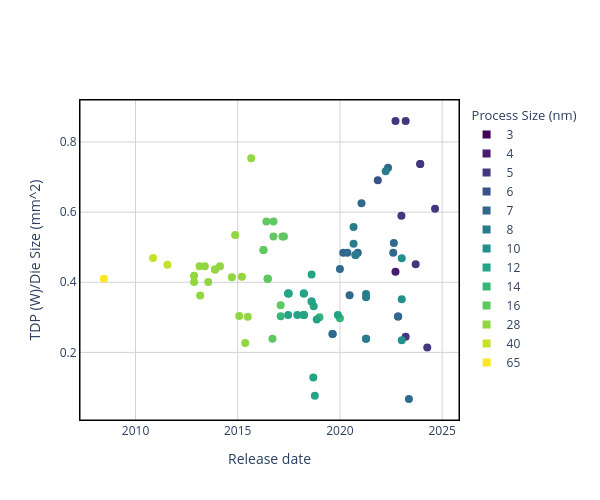

This figure's notebook cell:
### Code cell
x = 'Release date'
y = 'TDP (W)/Die Size (mm^2)'
c = 'Process Size (nm)'
plot_scatter(chip_data, x, y, c)

### Figure 1 — Plotly figure (JSON) as saved in the notebook; plotly's stock layout.template omitted (floating-point values rounded to 4 significant figures)
{"data": [{"customdata": ["Maia 100 (M100)", "Meta MTIA v2 (MTIA 200)", "AMD Instinct MI300X", "AMD Radeon Instinct MI308X", "NVIDIA L20 PCle", "Meta MTIA v1 (MTIA 100)", "NVIDIA H800 SXM5", "NVIDIA L4", "Intel Data Center GPU Max 1100", "Intel Data Center GPU Max 1350", "Intel Data Center GPU Max 1550", "AMD Radeon Instinct MI300", "NVIDIA A800 PCIe 40 GB", "NVIDIA A800 PCIe 80 GB", "NVIDIA H100 PCIe", "NVIDIA H100 SXM5 80GB", "Biren BR100", "NVIDIA A800 SXM", "Intel Habana Gaudi2", "NVIDIA GeForce RTX 3090 Ti", "AMD Radeon Instinct MI250X", "NVIDIA RTX A4000", "NVIDIA A10G", "NVIDIA RTX A5000", "NVIDIA A10 PCIe", "Cambricon MLU290-M5", "NVIDIA A100 SXM4 80 GB", "NVIDIA RTX A6000", "NVIDIA A40 PCIe", "NVIDIA GeForce RTX 3080", "NVIDIA GeForce RTX 3090", "NVIDIA A100 PCIe", "NVIDIA A100 SXM4 40 GB", "NVIDIA A100", "Google TPU v4i", "Baidu Kunlun K200", "NVIDIA Tesla V100S PCIe 32 GB", "Huawei Ascend 910", "Huawei Ascend 910 (320 TFLOPS)", "Baidu Kunlun I", "NVIDIA Quadro RTX 4000", "Huawei Ascend 310", "NVIDIA GeForce RTX 2080 Ti 11GB", "NVIDIA Tesla T4", "NVIDIA Quadro RTX 6000", "NVIDIA Quadro RTX 5000", "NVIDIA Quadro RTX 8000", "NVIDIA Tesla V100 DGXS 16 GB", "NVIDIA Tesla V100 PCIe 32 GB", "NVIDIA Tesla V100 DGXS 32 GB", "NVIDIA Tesla V100 SXM3 32 GB", "NVIDIA Tesla V100 SXM2 32 GB", "NVIDIA Titan V", "NVIDIA Tesla V100 SXM2", "NVIDIA Tesla V100 SXM2 16 GB", "NVIDIA Tesla V100 PCIe 16 GB", "NVIDIA V100", "NVIDIA TITAN Xp", "NVIDIA GeForce GTX 1080 Ti", "NVIDIA Quadro P600", "NVIDIA Quadro P4000", "NVIDIA Quadro P5000", "NVIDIA Quadro P6000", "NVIDIA Tesla P4", "NVIDIA Tesla P100 PCIe 16GB", "NVIDIA Tesla P100 PCIe 12GB", "NVIDIA P100 PCIe 16GB", "NVIDIA GeForce GTX 1080", "NVIDIA Tesla P100 SXM2", "NVIDIA Tesla P100 DGXS", "NVIDIA TESLA M60", "NVIDIA Quadro M4000", "Google TPU v1", "NVIDIA GeForce GTX TITAN X", "NVIDIA Quadro K1200", "NVIDIA Tesla K80", "NVIDIA GeForce GTX 980", "NVIDIA GeForce GTX Titan Black", "NVIDIA Tesla K40s", "NVIDIA Tesla K40t", "NVIDIA Quadro K6000", "NVIDIA GeForce GTX 780", "NVIDIA Quadro K4000", "NVIDIA GeForce GTX TITAN", "NVIDIA Tesla K20c", "NVIDIA Tesla K20X", "NVIDIA Tesla C2050", "NVIDIA GeForce GTX 580", "NVIDIA GeForce GTX 280"], "hovertemplate": "<b>%{customdata}</b><br>Release date: %{x}<br>TDP (W)/Die Size (mm^2): %{y}<br><extra></extra>", "legendgroup": "data", "marker": {"cmax": 1, "cmin": 0, "color": [0.1923, 0.1923, 0.1923, 0.1923, 0.1923, 0.3462, 0.1923, 0.1923, 0.5, 0.5, 0.5, 0.1923, 0.3462, 0.3462, 0.1154, 0.1923, 0.3462, 0.3462, 0.3462, 0.4231, 0.2692, 0.4231, 0.4231, 0.4231, 0.4231, 0.3462, 0.3462, 0.4231, 0.4231, 0.4231, 0.4231, 0.3462, 0.3462, 0.3462, 0.3462, 0.6538, 0.5769, 0.3462, 0.3462, 0.6538, 0.5769, 0.5769, 0.5769, 0.5769, 0.5769, 0.5769, 0.5769, 0.5769, 0.5769, 0.5769, 0.5769, 0.5769, 0.5769, 0.5769, 0.5769, 0.5769, 0.5769, 0.7308, 0.7308, 0.6538, 0.7308, 0.7308, 0.7308, 0.7308, 0.7308, 0.7308, 0.7308, 0.7308, 0.7308, 0.7308, 0.8077, 0.8077, 0.8077, 0.8077, 0.8077, 0.8077, 0.8077, 0.8077, 0.8077, 0.8077, 0.8077, 0.8077, 0.8077, 0.8077, 0.8077, 0.8077, 0.8846, 0.8846, 0.9615], "colorscale": [[0, "rgb(68, 1, 84)"], [0.07692, "rgb(68, 1, 84)"], [0.07692, "rgb(71, 30, 111)"], [0.1538, "rgb(71, 30, 111)"], [0.1538, "rgb(67, 56, 128)"], [0.2308, "rgb(67, 56, 128)"], [0.2308, "rgb(59, 81, 138)"], [0.3077, "rgb(59, 81, 138)"], [0.3077, "rgb(49, 104, 142)"], [0.3846, "rgb(49, 104, 142)"], [0.3846, "rgb(41, 124, 142)"], [0.4615, "rgb(41, 124, 142)"], [0.4615, "rgb(34, 144, 140)"], [0.5385, "rgb(34, 144, 140)"], [0.5385, "rgb(37, 164, 133)"], [0.6154, "rgb(37, 164, 133)"], [0.6154, "rgb(53, 183, 121)"], [0.6923, "rgb(53, 183, 121)"], [0.6923, "rgb(96, 200, 96)"], [0.7692, "rgb(96, 200, 96)"], [0.7692, "rgb(146, 214, 65)"], [0.8462, "rgb(146, 214, 65)"], [0.8462, "rgb(199, 224, 42)"], [0.9231, "rgb(199, 224, 42)"], [0.9231, "rgb(253, 231, 37)"], [1, "rgb(253, 231, 37)"]], "showscale": false, "size": 8, "symbol": "circle"}, "mode": "markers", "name": "TDP (W)/Die Size (mm^2)", "showlegend": false, "type": "scatter", "x": ["2024-08-27", "2024-04-10", "2023-12-06", "2023-12-06", "2023-09-16", "2023-05-18", "2023-03-21", "2023-03-21", "2023-01-10", "2023-01-10", "2023-01-10", "2023-01-04", "2022-11-08", "2022-11-03", "2022-09-20", "2022-09-20", "2022-08-22", "2022-08-11", "2022-05-10", "2022-03-29", "2021-11-08", "2021-04-12", "2021-04-12", "2021-04-12", "2021-04-12", "2021-01-21", "2020-11-16", "2020-10-05", "2020-10-05", "2020-09-01", "2020-09-01", "2020-06-22", "2020-05-14", "2020-03-01", "2020-01-01", "2020-01-01", "2019-11-26", "2019-08-23", "2019-08-23", "2019-01-01", "2018-11-13", "2018-10-10", "2018-09-20", "2018-09-13", "2018-08-13", "2018-08-13", "2018-08-13", "2018-03-27", "2018-03-27", "2018-03-27", "2018-03-27", "2018-03-27", "2017-12-01", "2017-07-01", "2017-06-21", "2017-06-21", "2017-06-21", "2017-04-06", "2017-03-10", "2017-02-07", "2017-02-06", "2016-10-01", "2016-10-01", "2016-09-13", "2016-06-20", "2016-06-20", "2016-06-20", "2016-05-27", "2016-04-05", "2016-04-05", "2015-08-30", "2015-06-29", "2015-05-15", "2015-03-17", "2015-01-28", "2014-11-17", "2014-09-19", "2014-02-18", "2013-11-22", "2013-11-22", "2013-07-23", "2013-05-23", "2013-03-01", "2013-02-19", "2012-11-12", "2012-11-12", "2011-07-25", "2010-11-09", "2008-06-16"], "y": [0.6098, 0.2138, 0.7375, 0.7375, 0.4516, 0.06702, 0.86, 0.2449, 0.2344, 0.3516, 0.4688, 0.59, 0.3027, 0.3027, 0.43, 0.86, 0.5121, 0.4843, 0.7264, 0.7166, 0.6906, 0.3571, 0.2389, 0.3662, 0.2389, 0.625, 0.4843, 0.4777, 0.4777, 0.5096, 0.5573, 0.3632, 0.4843, 0.4843, 0.4375, 0.2976, 0.3067, 0.2524, 0.2524, 0.3, 0.2936, 0.07619, 0.3316, 0.1284, 0.3448, 0.422, 0.3448, 0.3067, 0.3067, 0.3067, 0.3681, 0.3681, 0.3067, 0.3681, 0.3681, 0.3067, 0.3681, 0.5308, 0.5308, 0.303, 0.3344, 0.5732, 0.5308, 0.2389, 0.4098, 0.4098, 0.4098, 0.5732, 0.4918, 0.4918, 0.7538, 0.3015, 0.2266, 0.416, 0.3041, 0.5348, 0.4146, 0.4456, 0.4367, 0.4367, 0.4011, 0.4456, 0.362, 0.4456, 0.4011, 0.4189, 0.4499, 0.4692, 0.4097]}, {"legendgroup": "Process Size (nm)", "legendgrouptitle": {"text": "Process Size (nm)"}, "marker": {"color": "rgb(68, 1, 84)", "size": 8, "symbol": "square"}, "mode": "markers", "name": "3", "showlegend": true, "type": "scatter", "x": [null], "y": [null]}, {"legendgroup": "Process Size (nm)", "marker": {"color": "rgb(71, 30, 111)", "size": 8, "symbol": "square"}, "mode": "markers", "name": "4", "showlegend": true, "type": "scatter", "x": [null], "y": [null]}, {"legendgroup": "Process Size (nm)", "marker": {"color": "rgb(67, 56, 128)", "size": 8, "symbol": "square"}, "mode": "markers", "name": "5", "showlegend": true, "type": "scatter", "x": [null], "y": [null]}, {"legendgroup": "Process Size (nm)", "marker": {"color": "rgb(59, 81, 138)", "size": 8, "symbol": "square"}, "mode": "markers", "name": "6", "showlegend": true, "type": "scatter", "x": [null], "y": [null]}, {"legendgroup": "Process Size (nm)", "marker": {"color": "rgb(49, 104, 142)", "size": 8, "symbol": "square"}, "mode": "markers", "name": "7", "showlegend": true, "type": "scatter", "x": [null], "y": [null]}, {"legendgroup": "Process Size (nm)", "marker": {"color": "rgb(41, 124, 142)", "size": 8, "symbol": "square"}, "mode": "markers", "name": "8", "showlegend": true, "type": "scatter", "x": [null], "y": [null]}, {"legendgroup": "Process Size (nm)", "marker": {"color": "rgb(34, 144, 140)", "size": 8, "symbol": "square"}, "mode": "markers", "name": "10", "showlegend": true, "type": "scatter", "x": [null], "y": [null]}, {"legendgroup": "Process Size (nm)", "marker": {"color": "rgb(37, 164, 133)", "size": 8, "symbol": "square"}, "mode": "markers", "name": "12", "showlegend": true, "type": "scatter", "x": [null], "y": [null]}, {"legendgroup": "Process Size (nm)", "marker": {"color": "rgb(53, 183, 121)", "size": 8, "symbol": "square"}, "mode": "markers", "name": "14", "showlegend": true, "type": "scatter", "x": [null], "y": [null]}, {"legendgroup": "Process Size (nm)", "marker": {"color": "rgb(96, 200, 96)", "size": 8, "symbol": "square"}, "mode": "markers", "name": "16", "showlegend": true, "type": "scatter", "x": [null], "y": [null]}, {"legendgroup": "Process Size (nm)", "marker": {"color": "rgb(146, 214, 65)", "size": 8, "symbol": "square"}, "mode": "markers", "name": "28", "showlegend": true, "type": "scatter", "x": [null], "y": [null]}, {"legendgroup": "Process Size (nm)", "marker": {"color": "rgb(199, 224, 42)", "size": 8, "symbol": "square"}, "mode": "markers", "name": "40", "showlegend": true, "type": "scatter", "x": [null], "y": [null]}, {"legendgroup": "Process Size (nm)", "marker": {"color": "rgb(253, 231, 37)", "size": 8, "symbol": "square"}, "mode": "markers", "name": "65", "showlegend": true, "type": "scatter", "x": [null], "y": [null]}], "layout": {"height": 500, "paper_bgcolor": "white", "plot_bgcolor": "white", "shapes": [{"line": {"color": "black", "width": 1}, "type": "rect", "x0": 0, "x1": 1, "xref": "paper", "y0": 0, "y1": 1, "yref": "paper"}], "width": 600, "xaxis": {"gridcolor": "lightgray", "linecolor": "black", "linewidth": 1, "mirror": true, "showgrid": true, "showline": true, "title": {"text": "Release date"}}, "yaxis": {"gridcolor": "lightgray", "linecolor": "black", "linewidth": 1, "mirror": true, "showgrid": true, "showline": true, "title": {"text": "TDP (W)/Die Size (mm^2)"}}}}
